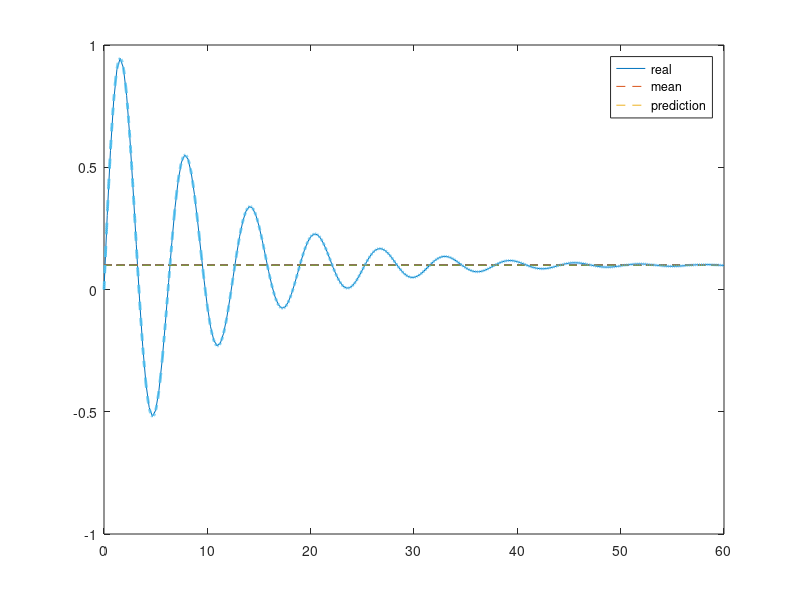

MATLAB code to generate this figure:
clc
A=[-0.1 1;-1 -0.1];
B=[1;0];
C=[1,0];
D=[0];
sys = ss(A,B,C,D) ;

%%
a=-0.1;
w=1;
mean=-a/(a^2+w^2);

y3=@(x)(exp(a*x)*w*sin(w*x)+a*exp(a*x)*w*cos(w*x)-a)/(a^2+w^2);


figure(1)
%subplot(1,2,1)

[y1,t] = step(sys,60) 
y = mean*ones(length(t));
plot(t,y1,t,y,'--')
%subplot(1,2,2)
hold on;
fplot(@(x) (exp(a*x)*w*sin(w*x)+a*exp(a*x)*w*cos(w*x)-a)/(a^2+w^2),[0,60],'--','LineWidth',2)
legend({'real','mean','prediction'},'Location','northeast')